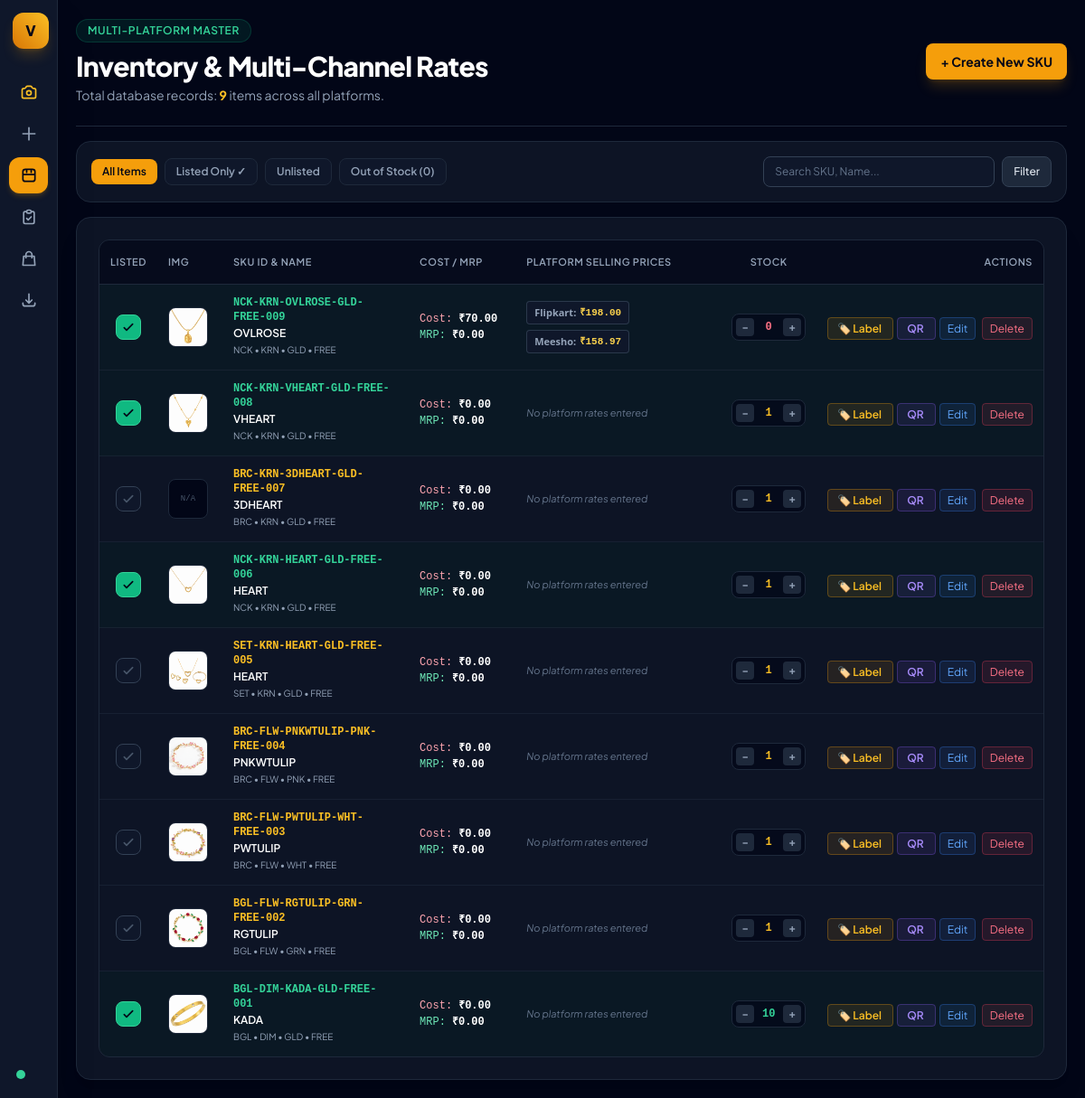
The app's page /inventory/, older data.
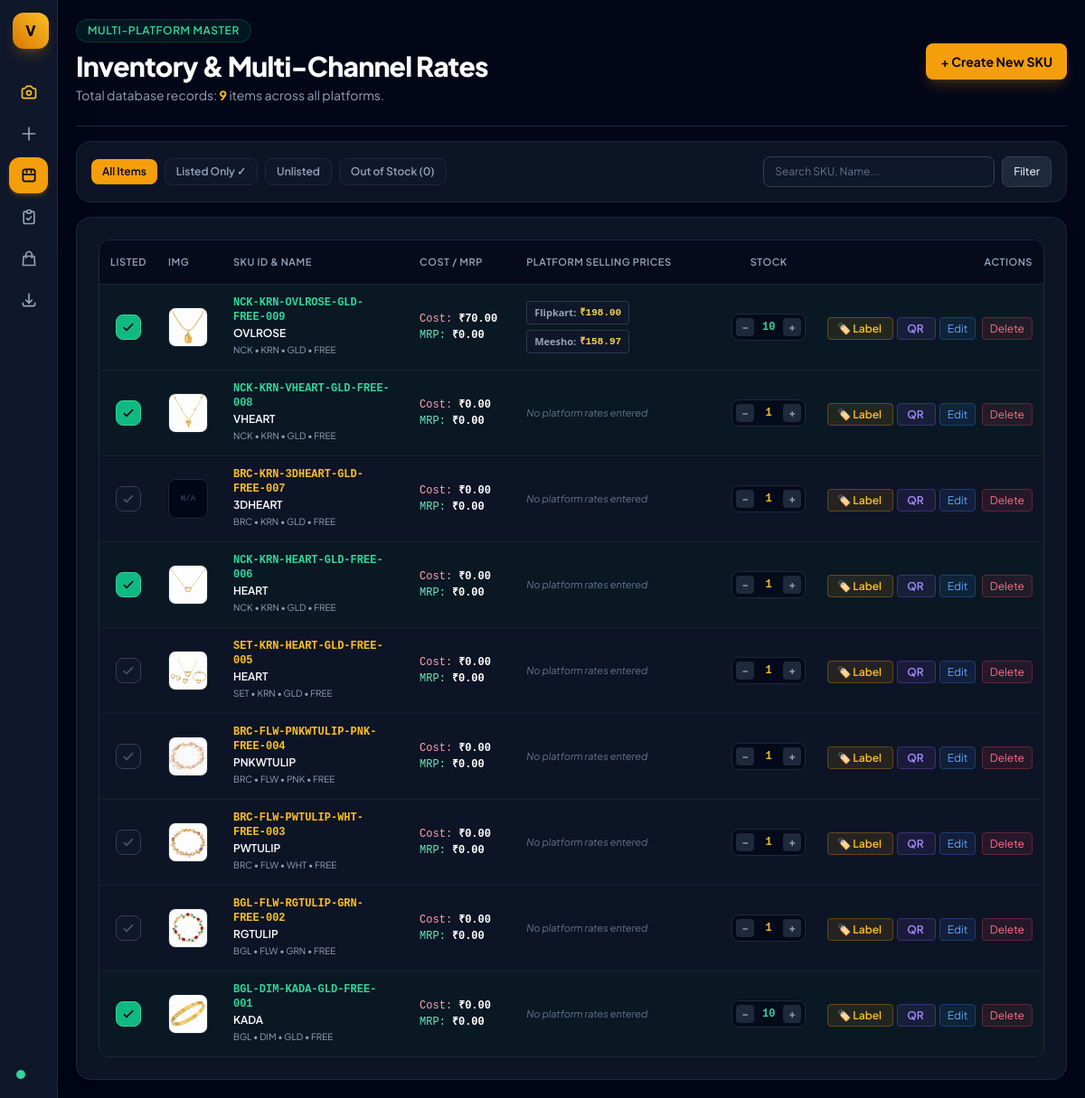
The same page, newer data.
### sku_manager/models.py (models this page shows, shortened)
class JewelrySKU(models.Model):
    CATEGORY_CHOICES = [
        ('BGL', 'BGL - Bangles / Kadas'),
        ('BRC', 'BRC - Bracelet'),
        ('NCK', 'NCK - Necklace / Choker'),
        ('EAR', 'EAR - Earrings'),
        ('SET', 'SET - Complete Set / Combo'),
        ('JHK', 'JHK - Jhumkas'),
        ('RNG', 'RNG - Rings'),
        ('PAY', 'PAY - Anklet / Payal'),
        ('TIK', 'TIK - Maang Tikka'),
    ]
    COLOR_CHOICES = [
        ('GLD', 'GLD - Golden'),
        ('RBYGRN', 'RBYGRN - Ruby & Emerald Green'),
        ('GRN', 'GRN - Emerald Green'),
        ('MRN', 'MRN - Maroon / Ruby'),
        ('ROSE', 'ROSE - Rose Gold'),
        ('SLV', 'SLV - Silver / Rhodium'),
        ('MTC', 'MTC - Multi-Color'),
        ('WHT', 'WHT - White / Pearl'),
        ('BLK', 'BLK - Black'),
        ('BLU', 'BLU - Royal Blue'),
        ('PNK', 'PNK - Baby Pink'),
    ]
    category = models.CharField(max_length=10, choices=CATEGORY_CHOICES, default='BGL')
    style = models.CharField(max_length=20, default='ADC')
    name = models.CharField(max_length=50, default='LOVE')
    color = models.CharField(max_length=20, choices=COLOR_CHOICES, default='GLD')
    size = models.CharField(max_length=20, default='2.4')
    number = models.CharField(max_length=10, default='001')
    sku = models.CharField(max_length=100, unique=True, editable=False)
    is_listed = models.BooleanField(default=False)
    image = models.ImageField(upload_to='products/', null=True, blank=True)
    stock = models.PositiveIntegerField(default=0)
    storage_box = models.ForeignKey(StorageBox, on_delete=models.SET_NULL, null=True, blank=True, related_name='skus')
    section_name = models.CharField(max_length=30, default='Section A')
    purchase_price = models.DecimalField(max_digits=10, decimal_places=2, default=0.00)
    selling_price = models.DecimalField(max_digits=10, decimal_places=2, default=0.00)
    created_at = models.DateTimeField(auto_now_add=True)
    updated_at = models.DateTimeField(auto_now=True)
    class Meta:
        ordering = ['-created_at']

### sku_manager/views.py (the view, shortened to what this page needs)
# urls.py: path('inventory/', views.sku_inventory, name='sku_inventory'),
def sku_inventory(request):
    search_query = request.GET.get('q', '').strip()
    filter_status = request.GET.get('status', '').strip()
    platforms = get_or_seed_platforms()
    sku_list = JewelrySKU.objects.prefetch_related('platform_prices__platform').all()
    if filter_status == 'listed':
        sku_list = sku_list.filter(is_listed=True)
    elif filter_status == 'unlisted':
        sku_list = sku_list.filter(is_listed=False)
    elif filter_status == 'out_of_stock':
        sku_list = sku_list.filter(stock=0)
    paginator = Paginator(sku_list, 10)
    page = request.GET.get('page')
    try:
        skus = paginator.page(page)
    except PageNotAnInteger:
        skus = paginator.page(1)
    except EmptyPage:
        skus = paginator.page(paginator.num_pages)
    return render(request, 'sku_manager/inventory.html', {
        'skus': skus,
        'platforms': platforms,
        'search_query': search_query,
        'filter_status': filter_status,
        'total_count': sku_list.count(),
        'active_page': 'inventory',
    })

### sku_manager/views.py (called while the page is built)
def get_or_seed_platforms():
    if not Platform.objects.exists():
        for name in DEFAULT_PLATFORMS:
            Platform.objects.get_or_create(name=name)
    return Platform.objects.all().order_by('id')

### templates/sku_manager/inventory.html (shortened to what the changed rows need)
{% extends "sku_manager/base.html" %}
{% block content %}
<header class="flex flex-col sm:flex-row sm:items-center justify-between border-b border-slate-800 pb-6 gap-4">
  <div>
    <h1 class="text-3xl font-extrabold tracking-tight text-white">Inventory & Multi-Channel Rates</h1>
  </div>
</header>
<div class="bg-slate-800/40 border border-slate-800 rounded-2xl p-6 shadow-xl space-y-4">
  <div class="overflow-x-auto rounded-xl border border-slate-800">
    <table class="w-full text-left text-sm text-slate-300">
      <thead class="bg-slate-950/60 text-[11px] uppercase tracking-wider text-slate-400 border-b border-slate-800">
        <tr>
          <th class="py-3.5 px-3 font-semibold text-center w-14">Listed</th>
          <th class="py-3.5 px-3 font-semibold w-14">Img</th>
          <th class="py-3.5 px-4 font-semibold">SKU ID & Name</th>
          <th class="py-3.5 px-4 font-semibold">Cost / MRP</th>
          <th class="py-3.5 px-4 font-semibold">Platform Selling Prices</th>
          <th class="py-3.5 px-3 font-semibold text-center">Stock</th>
          <th class="py-3.5 px-3 text-right font-semibold">Actions</th>
        </tr>
      </thead>
      <tbody class="divide-y divide-slate-800/60 font-normal">
        {% for item in skus %}
          <tr class="transition {% if item.is_listed %}bg-emerald-950/20 hover:bg-emerald-900/30{% else %}hover:bg-slate-800/40{% endif %}">
            <td class="py-3 px-3 text-center">
              <a href="{% url 'sku_toggle_listed' item.pk %}"
                 class="inline-flex items-center justify-center w-7 h-7 rounded-lg transition border {% if item.is_listed %}bg-emerald-500 text-slate-950 border-emerald-400 hover:bg-emerald-400{% else %}bg-slate-900 text-slate-600 border-slate-700 hover:border-amber-500 hover:text-amber-400{% endif %}">
                <svg class="w-4 h-4" fill="none" stroke="currentColor" stroke-width="2.5" viewBox="0 0 24 24"><path stroke-linecap="round" stroke-linejoin="round" d="M5 13l4 4L19 7"></path></svg>
              </a>
            </td>
            <td class="py-3 px-3">
              <div class="w-11 h-11 rounded-lg bg-slate-950 border border-slate-800 overflow-hidden flex items-center justify-center">
                {% if item.image %}
                  <img src="{{ item.image.url }}" alt="{{ item.name }}" class="w-full h-full object-cover">
                {% else %}
                  <span class="text-[9px] text-slate-600 font-mono">N/A</span>
                {% endif %}
              </div>
            </td>
            <td class="py-3 px-4">
              <div class="font-mono font-bold {% if item.is_listed %}text-emerald-400{% else %}text-amber-400{% endif %} text-xs">
                {{ item.sku }}
              </div>
              <div class="font-semibold text-white text-xs mt-0.5">{{ item.name }}</div>
              <div class="text-[10px] text-slate-400">{{ item.category }} • {{ item.style }} • {{ item.color }} • {{ item.size }}</div>
            </td>
            <td class="py-3 px-4 whitespace-nowrap text-xs font-mono">
              <div class="text-rose-300">Cost: <strong class="text-white">₹{{ item.purchase_price }}</strong></div>
              <div class="text-emerald-300 mt-0.5">MRP: <strong class="text-white">₹{{ item.selling_price }}</strong></div>
            </td>
            <td class="py-3 px-4">
              <div class="flex flex-wrap gap-1.5 max-w-sm">
                {% for pp in item.platform_prices.all %}
                  <div class="inline-flex items-center gap-1 bg-slate-900 border border-slate-700/80 px-2 py-0.5 rounded text-[11px] font-mono">
                    <span class="text-slate-400 font-sans font-semibold">{{ pp.platform.name }}:</span>
                    <span class="text-amber-300 font-bold">₹{{ pp.price }}</span>
                  </div>
                {% empty %}
                  <span class="text-[11px] text-slate-500 italic">No platform rates entered</span>
                {% endfor %}
              </div>
            </td>
            <td class="py-3 px-3 text-center whitespace-nowrap">
              <div class="inline-flex items-center gap-1 bg-slate-950/70 border border-slate-800 rounded-lg p-1">
                <a href="{% url 'sku_adjust_stock' item.pk 'dec' %}" class="w-5 h-5 flex items-center justify-center rounded bg-slate-800 hover:bg-rose-500/20 hover:text-rose-400 text-slate-400 text-xs font-bold transition">−</a>
                <span class="font-mono font-bold text-xs min-w-[24px] text-center {% if item.stock == 0 %}text-rose-400{% elif item.stock <= 5 %}text-amber-400{% else %}text-emerald-400{% endif %}">
                  {{ item.stock }}
                </span>
                <a href="{% url 'sku_adjust_stock' item.pk 'inc' %}" class="w-5 h-5 flex items-center justify-center rounded bg-slate-800 hover:bg-emerald-500/20 hover:text-emerald-400 text-slate-400 text-xs font-bold transition">+</a>
              </div>
            </td>
            <td class="py-3 px-3 text-right space-x-1 whitespace-nowrap">
              <a href="{% url 'sku_print_label' item.pk %}" target="_blank" title="Print Jewelry Label"
                 class="text-xs bg-amber-500/10 hover:bg-amber-500/20 text-amber-400 px-2.5 py-1 rounded transition border border-amber-500/30 font-semibold">
                🏷️ Label
              </a>
              <a href="{% url 'sku_qr_download' item.pk %}" target="_blank" title="Download QR Code"
                 class="text-xs bg-violet-500/10 hover:bg-violet-500/20 text-violet-400 px-2.5 py-1 rounded transition border border-violet-500/30 font-semibold">
                QR
              </a>
              <a href="{% url 'sku_edit' item.pk %}" class="text-xs bg-blue-500/10 hover:bg-blue-500/20 text-blue-400 px-2 py-1 rounded transition border border-blue-500/30">Edit</a>
              <a href="{% url 'sku_delete' item.pk %}" onclick="return confirm('Delete {{ item.sku }} permanently?')" class="text-xs bg-rose-500/10 hover:bg-rose-500/20 text-rose-400 px-2 py-1 rounded transition border border-rose-500/30">Delete</a>
            </td>
          </tr>
        {% empty %}
          <tr>
            <td colspan="7" class="text-center py-12 text-slate-500 text-sm">
              No inventory records found.
            </td>
          </tr>
        {% endfor %}
      </tbody>
    </table>
  </div>
</div>
{% endblock %}

Row changes from the older to the newer data that the page shows:
changed JewelrySKU "NCK-KRN-OVLROSE-GLD-FREE-009": stock "0" → "10"
